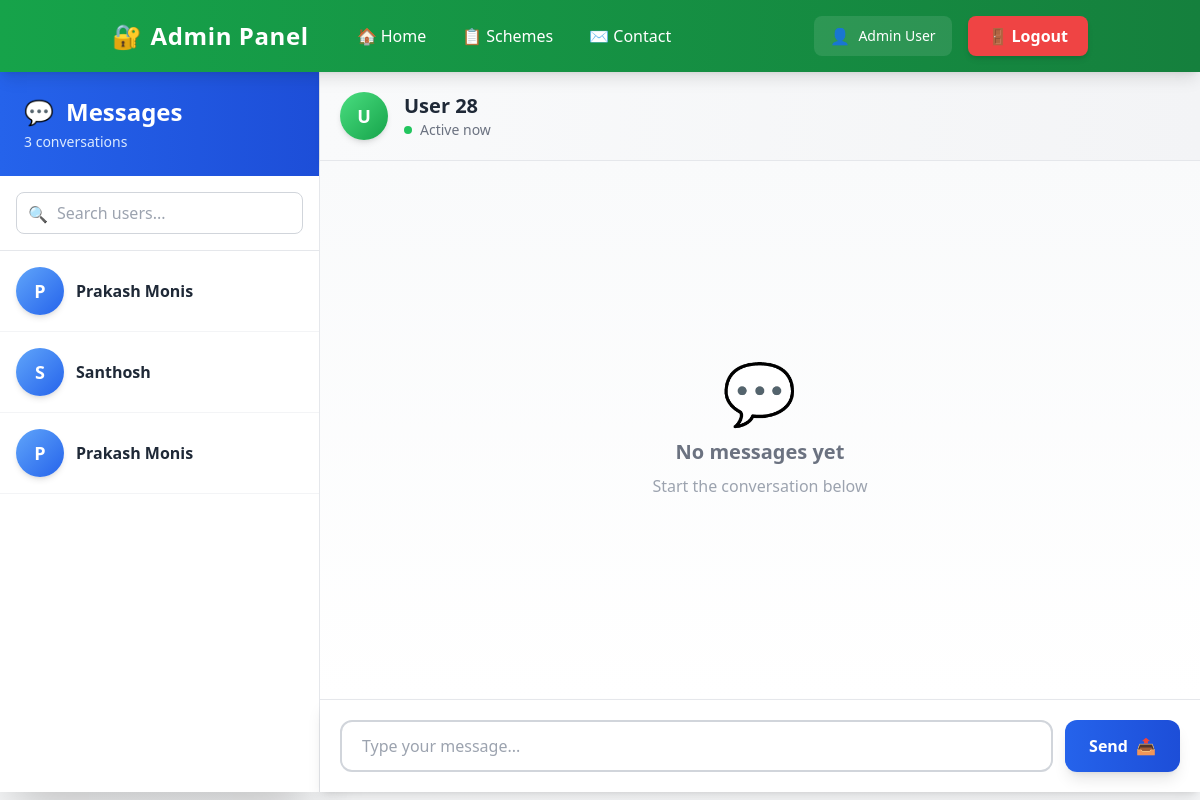
Screenshot of /admin/messages/28 (signed in) with the database file from the repository.
### models.py (models this page shows)
class User(db.Model):
    __tablename__ = "user"
    id = db.Column(db.Integer, primary_key=True)
    name = db.Column(db.String(100), nullable=False)
    email = db.Column(db.String(120), unique=True, nullable=False)
    phone = db.Column(db.String(15), nullable=False)
    password = db.Column(db.String(255), nullable=False)

### admin/routes.py (the view)
@admin_bp.route("/messages", defaults={"user_id": None})
@admin_bp.route("/messages/<user_id>")
@admin_required
def admin_messages(user_id):
    distinct_ids = db.session.query(ChatMessage.user_id).distinct().all()
    users = []
    for uid in distinct_ids:
        u = User.query.get(uid[0])
        users.append({
            "id": uid[0],
            "name": u.name if u else f"User {uid[0]}"
        })
    if user_id is None:
        if len(users) > 0:
            user_id = users[0]["id"]
        else:
            return render_template("admin/messages.html", users=[], messages=[])
    current_user = User.query.get(user_id)
    user_name = current_user.name if current_user else f"User {user_id}"
    messages = ChatMessage.query.filter_by(user_id=user_id)\
                                .order_by(ChatMessage.created_at)\
                                .all()
    return render_template(
        "admin/messages.html",
        users=users,
        messages=messages,
        user_id=user_id,
        user_name=user_name
    )

### admin/routes.py (called while the page is built)
def admin_required(f):
    @wraps(f)
    def wrapper(*args, **kwargs):
        if not session.get("admin_logged_in"):
            return redirect(url_for("admin.admin_login"))
        return f(*args, **kwargs)
    return wrapper

### admin/templates/admin/messages.html (shortened to what this page needs)
<!DOCTYPE html>
<html>
<head>
    <script src="https://cdn.tailwindcss.com"></script>
</head>
<body class="bg-gradient-to-br from-gray-50 to-gray-100">
{% include 'admin/navbar.html' %}
<div class="h-[calc(100vh-80px)] flex">
    <div class="w-80 bg-white shadow-2xl flex flex-col border-r border-gray-200">
        <div class="p-6 bg-gradient-to-r from-blue-600 to-blue-700 text-white">
            <h2 class="text-2xl font-bold flex items-center">
                <span class="mr-3">💬</span> Messages
            </h2>
            <p class="text-sm text-blue-100 mt-1">{{ users|length }} conversations</p>
        </div>
        <div class="p-4 border-b border-gray-200">
            <div class="relative">
                <input type="text" id="searchUsers" placeholder="Search users..."
                       class="w-full px-4 py-2 pl-10 border border-gray-300 rounded-lg focus:ring-2 focus:ring-blue-500 focus:border-transparent">
                <span class="absolute left-3 top-2.5 text-gray-400">🔍</span>
            </div>
        </div>
        <div class="flex-1 overflow-y-auto">
            <ul id="userList">
                {% for user in users %}
                <li class="border-b border-gray-100 hover:bg-blue-50 transition-colors duration-200 {% if user.id == user_id %}bg-blue-100{% endif %}" data-user-name="{{ user.name }}">
                    <a href="{{ url_for('admin.admin_messages', user_id=user.id) }}"
                       class="block p-4">
                        <div class="flex items-center space-x-3">
                            <div class="w-12 h-12 bg-gradient-to-br from-blue-400 to-blue-600 rounded-full flex items-center justify-center text-white font-bold text-lg shadow-md">
                                {{ user.name[0].upper() }}
                            </div>
                            <div class="flex-1 min-w-0">
                                <p class="font-semibold text-gray-800 truncate">{{ user.name }}</p>
                            </div>
                        </div>
                    </a>
                </li>
                {% endfor %}
            </ul>
        </div>
    </div>
    <div class="flex-1 flex flex-col bg-white">
        <div class="bg-gradient-to-r from-gray-50 to-gray-100 p-5 shadow-md border-b border-gray-200">
            <div class="flex items-center space-x-4">
                <div class="w-12 h-12 bg-gradient-to-br from-green-400 to-green-600 rounded-full flex items-center justify-center text-white font-bold text-lg shadow-md">
                    {{ user_name[0].upper() if user_name else '?' }}
                </div>
                <div>
                    <h3 class="text-xl font-bold text-gray-800">{{ user_name if user_name else 'Select a user' }}</h3>
                    <p class="text-sm text-gray-500 flex items-center">
                        <span class="w-2 h-2 bg-green-500 rounded-full mr-2"></span>
                        Active now
                    </p>
                </div>
            </div>
        </div>
        <div class="flex-1 overflow-y-auto p-6 space-y-4 bg-gradient-to-b from-gray-50 to-white" id="messageContainer">
            {% if messages %}
                {% for m in messages %}
                    {% if m.sender == 'user' %}
                        <div class="flex items-end space-x-2 animate-fade-in">
                            <div class="w-8 h-8 bg-gradient-to-br from-blue-400 to-blue-600 rounded-full flex items-center justify-center text-white font-bold text-xs shadow">
                                {{ user_name[0].upper() if user_name else 'U' }}
                            </div>
                            <div class="bg-white p-4 rounded-2xl rounded-bl-none shadow-md max-w-lg border border-gray-200">
                                <p class="text-gray-800">{{ m.message }}</p>
                            </div>
                        </div>
                    {% else %}
                        <div class="flex items-end justify-end space-x-2 animate-fade-in">
                            <div class="bg-gradient-to-r from-blue-600 to-blue-700 text-white p-4 rounded-2xl rounded-br-none shadow-lg max-w-lg">
                                <p>{{ m.message }}</p>
                            </div>
                            <div class="w-8 h-8 bg-gradient-to-br from-green-400 to-green-600 rounded-full flex items-center justify-center text-white font-bold text-xs shadow">
                                A
                            </div>
                        </div>
                    {% endif %}
                {% endfor %}
            {% else %}
                <div class="flex items-center justify-center h-full">
                    <div class="text-center">
                        <span class="text-6xl mb-4 block">💬</span>
                        <p class="text-xl text-gray-500 font-semibold">No messages yet</p>
                        <p class="text-gray-400 mt-2">Start the conversation below</p>
                    </div>
                </div>
            {% endif %}
        </div>
        {% if user_id %}
        <form method="POST"
              action="{{ url_for('admin.admin_send_message', user_id=user_id) }}"
              class="p-5 bg-white flex gap-3 border-t border-gray-200 shadow-lg">
            <input name="message" required
                   placeholder="Type your message..."
                   class="flex-1 border-2 border-gray-300 rounded-xl px-5 py-3 focus:ring-2 focus:ring-blue-500 focus:border-blue-500 transition-all duration-300"/>
            <button type="submit" class="px-6 py-3 bg-gradient-to-r from-blue-600 to-blue-700 text-white rounded-xl hover:from-blue-700 hover:to-blue-800 transition-all duration-300 font-semibold shadow-lg hover:shadow-xl flex items-center space-x-2">
                <span>Send</span>
                <span>📤</span>
            </button>
        </form>
        {% else %}
        <div class="p-5 bg-gray-50 border-t border-gray-200 text-center text-gray-500">
            Select a user to start messaging
        </div>
        {% endif %}
    </div>
</div>
</body>
</html>

### rows the page displays
User: name "P", name "Prakash Monis"
User: name "S", name "Santhosh"
User: name "P", name "Prakash Monis"

### other values shown
{{ users|length }} "3"
{{ user_name[0].upper() if user_name else '?' }} "U"
{{ user_name if user_name else 'Select a user' }} "User 28"
